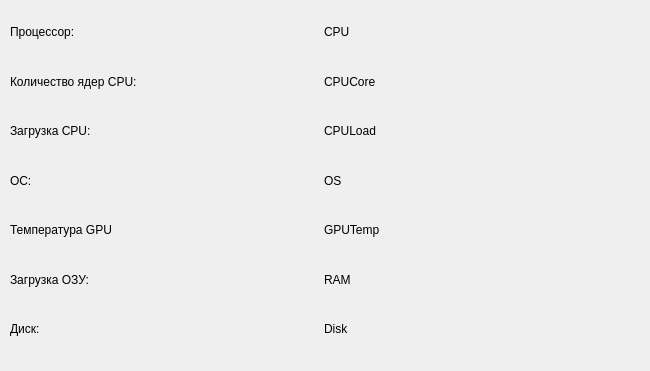
<?xml version="1.0" encoding="UTF-8"?>
<ui version="4.0">
 <class>Form</class>
 <widget class="QWidget" name="Form">
  <property name="geometry">
   <rect>
    <x>0</x>
    <y>0</y>
    <width>650</width>
    <height>371</height>
   </rect>
  </property>
  <property name="windowTitle">
   <string>Form</string>
  </property>
  <widget class="QWidget" name="layoutWidget">
   <property name="geometry">
    <rect>
     <x>10</x>
     <y>10</y>
     <width>621</width>
     <height>341</height>
    </rect>
   </property>
   <layout class="QHBoxLayout" name="horizontalLayout_2">
    <item>
     <layout class="QVBoxLayout" name="verticalLayout_2">
      <item>
       <widget class="QLabel" name="CPU_2">
        <property name="text">
         <string>Процессор:</string>
        </property>
       </widget>
      </item>
      <item>
       <widget class="QLabel" name="CPUCore_2">
        <property name="text">
         <string>Количество ядер CPU:</string>
        </property>
       </widget>
      </item>
      <item>
       <widget class="QLabel" name="CPULoad_2">
        <property name="text">
         <string>Загрузка CPU:</string>
        </property>
       </widget>
      </item>
      <item>
       <widget class="QLabel" name="OS_2">
        <property name="text">
         <string>ОС:</string>
        </property>
       </widget>
      </item>
      <item>
       <widget class="QLabel" name="GPUTemp_2">
        <property name="text">
         <string>Температура GPU</string>
        </property>
       </widget>
      </item>
      <item>
       <widget class="QLabel" name="RAM_2">
        <property name="text">
         <string>Загрузка ОЗУ:</string>
        </property>
       </widget>
      </item>
      <item>
       <widget class="QLabel" name="Disk_2">
        <property name="text">
         <string>Диск:</string>
        </property>
       </widget>
      </item>
     </layout>
    </item>
    <item>
     <layout class="QHBoxLayout" name="horizontalLayout">
      <item>
       <layout class="QVBoxLayout" name="verticalLayout">
        <item>
         <widget class="QLabel" name="CPU">
          <property name="text">
           <string>CPU</string>
          </property>
         </widget>
        </item>
        <item>
         <widget class="QLabel" name="CPUCore">
          <property name="text">
           <string>CPUCore</string>
          </property>
         </widget>
        </item>
        <item>
         <widget class="QLabel" name="CPULoad">
          <property name="text">
           <string>CPULoad</string>
          </property>
         </widget>
        </item>
        <item>
         <widget class="QLabel" name="OS">
          <property name="text">
           <string>OS</string>
          </property>
         </widget>
        </item>
        <item>
         <widget class="QLabel" name="GPUTemp">
          <property name="text">
           <string>GPUTemp</string>
          </property>
         </widget>
        </item>
        <item>
         <widget class="QLabel" name="RAM">
          <property name="text">
           <string>RAM</string>
          </property>
         </widget>
        </item>
        <item>
         <widget class="QLabel" name="Disk">
          <property name="text">
           <string>Disk</string>
          </property>
         </widget>
        </item>
       </layout>
      </item>
     </layout>
    </item>
   </layout>
  </widget>
 </widget>
 <resources/>
 <connections/>
</ui>
